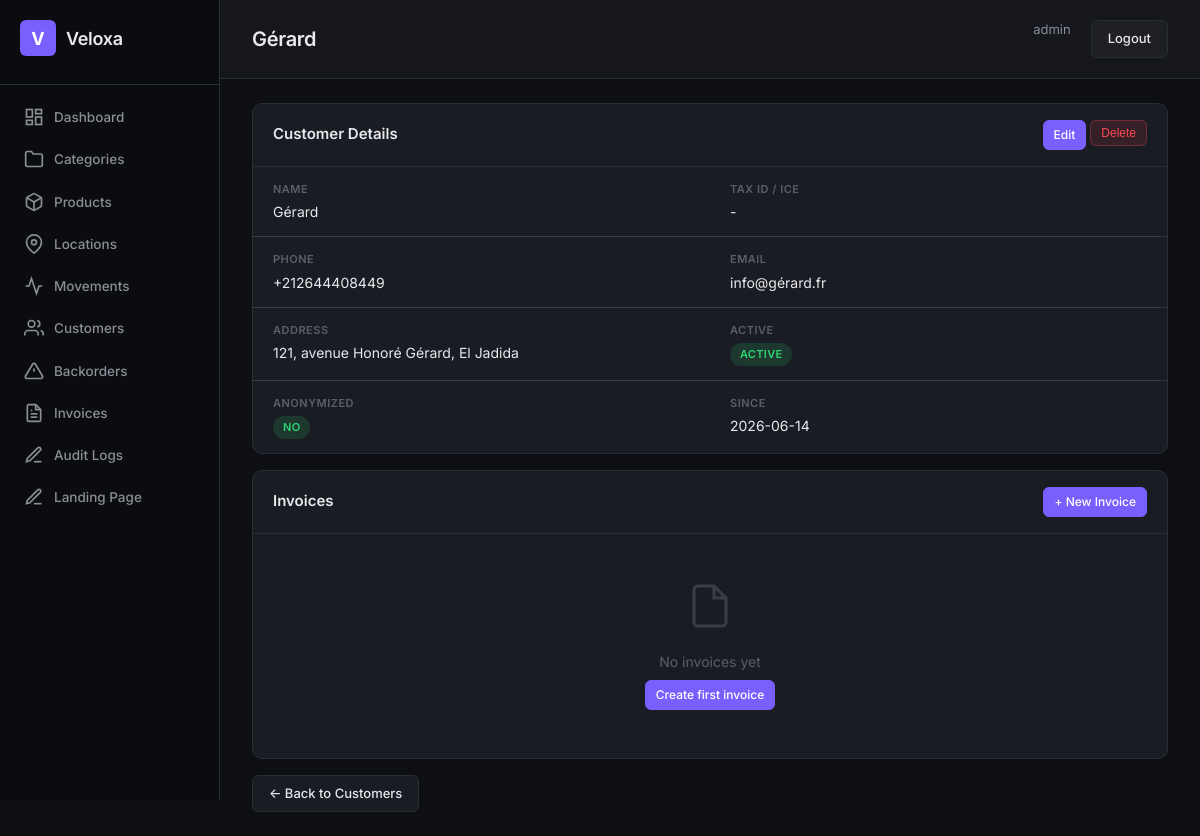
The app's page /customers/272/ (signed in) with its own data.
### apps/crm/models.py (models this page shows, shortened)
class Customer(models.Model):
    objects = TenantAwareManager()
    tenant = models.ForeignKey(
        'tenants.Tenant',
        on_delete=models.CASCADE,
        related_name='customers'
    )
    name = models.CharField(max_length=255)
    ice = models.CharField(
        max_length=15,
        blank=True,
        help_text="ICE (Identifiant Commun de l'Entreprise) — exactly 15 digits"
    )
    identifiant_fiscal = models.CharField(
        max_length=30, blank=True,
        help_text="IF (Identifiant Fiscal) for tax reporting"
    )
    taxe_professionnelle = models.CharField(
        max_length=30, blank=True,
        help_text="TP (Taxe Professionnelle) for commercial documentation"
    )
    registre_commerce = models.CharField(
        max_length=30, blank=True,
        help_text="RC (Registre de Commerce) for legal entity verification"
    )
    phone = models.CharField(max_length=20, blank=True)
    email = models.EmailField(blank=True)
    address = models.CharField(max_length=500, blank=True)
    is_active = models.BooleanField(default=True)
    is_anonymized = models.BooleanField(default=False)
    created_at = models.DateTimeField(auto_now_add=True)
    updated_at = models.DateTimeField(auto_now=True)
    metadata = models.JSONField(default=dict, blank=True)
    class Meta:
        db_table = "crm_customer"
        ordering = ["-created_at"]
        unique_together = ('tenant', 'name')
        indexes = [
            models.Index(fields=['tenant', 'name']),
        ]

### apps/accounts/models.py (models this page shows, shortened)
class User(AbstractUser):
    objects = TenantAwareUserManager()
    ROLE_CHOICES = [
        ("super_admin", "Super Admin"),
        ("warehouse_manager", "Warehouse Manager"),
        ("auditor", "Auditor"),
        ("viewer", "Read-Only Viewer"),
    ]
    role = models.CharField(max_length=32, choices=ROLE_CHOICES, default="viewer")
    phone = models.CharField(max_length=20, blank=True)
    tenant = models.ForeignKey(
        "tenants.Tenant", on_delete=models.CASCADE,
        null=True, blank=True, related_name="users",
    )
    class Meta:
        db_table = "accounts_user"
        verbose_name = "User"
        verbose_name_plural = "Users"

### config/views.py (the view)
# urls.py: path("customers/<int:pk>/", views.customer_detail, name="customer-detail"),
@login_required
def customer_detail(request, pk):
    from django.db.models import Sum, Count
    from decimal import Decimal
    from apps.finance.models import Invoice
    customer = get_object_or_404(Customer, pk=pk)
    invoices = Invoice.objects.filter(customer=customer).select_related("created_by").order_by("-created_at")
    invoice_count = invoices.count()
    agg = invoices.aggregate(total=Sum("total"))
    total_revenue = agg["total"] or Decimal("0")
    avg_invoice = (total_revenue / invoice_count).quantize(Decimal("0.01")) if invoice_count else Decimal("0")
    return render(request, "customer_detail.html", {
        "customer": customer,
        "invoices": invoices,
        "invoice_count": invoice_count,
        "total_revenue": total_revenue,
        "avg_invoice": avg_invoice,
    })

### templates/customer_detail.html
{% extends 'base.html' %}{% block title %}{{ customer.name }} — Customers{% endblock %}{% block page_title %}{{ customer.name }}{% endblock %}{% block active %}customers{% endblock %}
{% block content %}
<div class="card"><div class="card-header" style="display:flex;justify-content:space-between;align-items:center"><h2>Customer Details</h2><div class="actions-cell"><a href="{% url 'customer-update' pk=customer.pk %}" class="btn btn-sm btn-primary">Edit</a><form method="post" action="{% url 'customer-delete' pk=customer.pk %}">{% csrf_token %}<button class="btn btn-sm btn-danger">Delete</button></form></div></div><div class="card-body"><div class="detail-grid">
  <div class="detail-field"><div class="detail-label">Name</div><div class="detail-value">{{ customer.name }}</div></div>
  <div class="detail-field"><div class="detail-label">Tax ID / ICE</div><div class="detail-value">{{ customer.tax_id|default:"-" }}</div></div>
  <div class="detail-field"><div class="detail-label">Phone</div><div class="detail-value">{{ customer.phone|default:"-" }}</div></div>
  <div class="detail-field"><div class="detail-label">Email</div><div class="detail-value">{{ customer.email|default:"-" }}</div></div>
  <div class="detail-field"><div class="detail-label">Address</div><div class="detail-value">{{ customer.address|default:"-" }}</div></div>
  <div class="detail-field"><div class="detail-label">Active</div><div class="detail-value">{% if customer.is_active %}<span class="badge badge-success">Active</span>{% else %}<span class="badge badge-muted">Inactive</span>{% endif %}</div></div>
  <div class="detail-field"><div class="detail-label">Anonymized</div><div class="detail-value">{% if customer.is_anonymized %}<span class="badge badge-muted">Yes</span>{% else %}<span class="badge badge-success">No</span>{% endif %}</div></div>
  <div class="detail-field"><div class="detail-label">Since</div><div class="detail-value">{{ customer.created_at|date:"Y-m-d" }}</div></div>
</div></div></div>
<div class="card mt-2">
  <div class="card-header" style="display:flex;justify-content:space-between;align-items:center">
    <h2>Invoices</h2>
    <a href="{% url 'invoice-create' %}" class="btn btn-sm btn-primary">+ New Invoice</a>
  </div>
  <div class="card-body">
    {% if invoice_count %}
    <div style="display:grid;grid-template-columns:repeat(3,1fr);gap:0;border-bottom:1px solid var(--border)">
      <div style="padding:18px 20px;border-right:1px solid var(--border)">
        <div class="stat-label">Total Invoices</div>
        <div class="stat-value">{{ invoice_count }}</div>
      </div>
      <div style="padding:18px 20px;border-right:1px solid var(--border)">
        <div class="stat-label">Total Revenue</div>
        <div class="stat-value text-success">{{ total_revenue }} <span style="font-size:14px;font-weight:500">MAD</span></div>
      </div>
      <div style="padding:18px 20px">
        <div class="stat-label">Avg. Invoice</div>
        <div class="stat-value text-info">{{ avg_invoice }} <span style="font-size:14px;font-weight:500">MAD</span></div>
      </div>
    </div>
    <table class="table">
      <thead>
        <tr>
          <th>Invoice Ref</th>
          <th>Order Ref</th>
          <th style="text-align:right">Total</th>
          <th>Source</th>
          <th>Created By</th>
          <th>Date</th>
          <th style="text-align:right">Action</th>
        </tr>
      </thead>
      <tbody>
      {% for inv in invoices %}
        <tr>
          <td><code>{{ inv.invoice_ref }}</code></td>
          <td class="cell-mono">{{ inv.order_ref }}</td>
          <td style="text-align:right;font-weight:600;color:var(--text-primary)">{{ inv.total }} <span style="font-size:11px;color:var(--text-muted)">MAD</span></td>
          <td>
            {% if inv.source == 'pos' %}<span class="badge badge-info">POS</span>
            {% elif inv.source == 'api' %}<span class="badge badge-success">API</span>
            {% elif inv.source == 'web' %}<span class="badge badge-warning">WEB</span>
            {% else %}<span class="badge badge-muted">{{ inv.source }}</span>{% endif %}
          </td>
          <td style="color:var(--text-secondary)">{{ inv.created_by.username }}</td>
          <td style="color:var(--text-secondary)">{{ inv.created_at|date:"d M Y" }}</td>
          <td style="text-align:right"><a href="{% url 'invoice-detail' pk=inv.pk %}" class="btn btn-sm">View</a></td>
        </tr>
      {% endfor %}
      </tbody>
    </table>
    {% else %}
    <div style="text-align:center;padding:48px 20px">
      <svg width="48" height="48" viewBox="0 0 24 24" fill="none" stroke="var(--text-muted)" stroke-width="1.5" style="margin-bottom:16px;opacity:.5"><path d="M14 2H6a2 2 0 0 0-2 2v16a2 2 0 0 0 2 2h12a2 2 0 0 0 2-2V8z"/><polyline points="14 2 14 8 20 8"/></svg>
      <div style="color:var(--text-muted);font-size:14px;margin-bottom:8px">No invoices yet</div>
      <a href="{% url 'invoice-create' %}" class="btn btn-primary btn-sm">Create first invoice</a>
    </div>
    {% endif %}
  </div>
</div>
<a href="{% url 'customer-list' %}" class="btn mt-2">&larr; Back to Customers</a>
{% endblock %}

### templates/base.html (shortened to what this page needs)
{% load static %}
<!DOCTYPE html>
<html lang="en">
<head>
  <link rel="stylesheet" href="{% static 'css/style.css' %}">
</head>
<body>
  <div class="layout">
    <aside class="sidebar">
      <div class="sidebar-brand">
        <div class="brand-icon">V</div>
        <span class="brand-text">Veloxa</span>
      </div>
      <nav class="sidebar-nav">
        <a href="{% url 'dashboard' %}" class="nav-item {% if active == 'dashboard' %}active{% endif %}">
          <svg width="20" height="20" viewBox="0 0 24 24" fill="none" stroke="currentColor" stroke-width="2"><rect x="3" y="3" width="7" height="9"/><rect x="14" y="3" width="7" height="5"/><rect x="14" y="12" width="7" height="9"/><rect x="3" y="16" width="7" height="5"/></svg>
          Dashboard
        </a>
        <a href="{% url 'category-list' %}" class="nav-item {% if active == 'categories' %}active{% endif %}">
          <svg width="20" height="20" viewBox="0 0 24 24" fill="none" stroke="currentColor" stroke-width="2"><path d="M22 19a2 2 0 0 1-2 2H4a2 2 0 0 1-2-2V5a2 2 0 0 1 2-2h5l2 3h9a2 2 0 0 1 2 2z"/></svg>
          Categories
        </a>
        <a href="{% url 'product-list' %}" class="nav-item {% if active == 'products' %}active{% endif %}">
          Products
        </a>
        <a href="{% url 'location-list' %}" class="nav-item {% if active == 'locations' %}active{% endif %}">
          <svg width="20" height="20" viewBox="0 0 24 24" fill="none" stroke="currentColor" stroke-width="2"><path d="M21 10c0 7-9 13-9 13s-9-6-9-13a9 9 0 0 1 18 0z"/><circle cx="12" cy="10" r="3"/></svg>
          Locations
        </a>
        <a href="{% url 'movement-list' %}" class="nav-item {% if active == 'movements' %}active{% endif %}">
          <svg width="20" height="20" viewBox="0 0 24 24" fill="none" stroke="currentColor" stroke-width="2"><polyline points="22 12 18 12 15 21 9 3 6 12 2 12"/></svg>
          Movements
        </a>
        <a href="{% url 'customer-list' %}" class="nav-item {% if active == 'customers' %}active{% endif %}">
          <svg width="20" height="20" viewBox="0 0 24 24" fill="none" stroke="currentColor" stroke-width="2"><path d="M17 21v-2a4 4 0 0 0-4-4H5a4 4 0 0 0-4 4v2"/><circle cx="9" cy="7" r="4"/><path d="M23 21v-2a4 4 0 0 0-3-3.87"/><path d="M16 3.13a4 4 0 0 1 0 7.75"/></svg>
          Customers
        </a>
        <a href="{% url 'backorder-list' %}" class="nav-item {% if active == 'backorders' %}active{% endif %}">
          <svg width="20" height="20" viewBox="0 0 24 24" fill="none" stroke="currentColor" stroke-width="2"><path d="M10.29 3.86L1.82 18a2 2 0 0 0 1.71 3h16.94a2 2 0 0 0 1.71-3L13.71 3.86a2 2 0 0 0-3.42 0z"/><line x1="12" y1="9" x2="12" y2="13"/><line x1="12" y1="17" x2="12.01" y2="17"/></svg>
          Backorders
        </a>
        <a href="{% url 'invoice-list' %}" class="nav-item {% if active == 'invoices' %}active{% endif %}">
          <svg width="20" height="20" viewBox="0 0 24 24" fill="none" stroke="currentColor" stroke-width="2"><path d="M14 2H6a2 2 0 0 0-2 2v16a2 2 0 0 0 2 2h12a2 2 0 0 0 2-2V8z"/><polyline points="14 2 14 8 20 8"/><line x1="16" y1="13" x2="8" y2="13"/><line x1="16" y1="17" x2="8" y2="17"/><polyline points="10 9 9 9 8 9"/></svg>
          Invoices
        </a>
        <a href="{% url 'audit-log-list' %}" class="nav-item {% if active == 'audit' %}active{% endif %}">
          <svg width="20" height="20" viewBox="0 0 24 24" fill="none" stroke="currentColor" stroke-width="2"><path d="M12 20h9"/><path d="M16.5 3.5a2.121 2.121 0 0 1 3 3L7 19l-4 1 1-4L16.5 3.5z"/></svg>
          Audit Logs
        </a>
        <a href="{% url 'landing-manage' %}" class="nav-item {% if active == 'landing' %}active{% endif %}">
          <svg width="20" height="20" viewBox="0 0 24 24" fill="none" stroke="currentColor" stroke-width="2"><path d="M12 20h9"/><path d="M16.5 3.5a2.121 2.121 0 0 1 3 3L7 19l-4 1 1-4L16.5 3.5z"/></svg>
          Landing Page
        </a>
      </nav>
    </aside>
    <main class="main">
      <header class="topbar">
        <h1 class="page-title">{% block page_title %}Dashboard{% endblock %}</h1>
        <div class="topbar-right">
          <a href="{% url 'profile' %}" style="color:var(--text-secondary);font-size:13px;margin-right:12px;text-decoration:none">{{ request.user.username }}</a>
          <a href="{% url 'logout' %}" class="btn btn-glass">Logout</a>
        </div>
      </header>
      <div class="content">
        {% block content %}{% endblock %}
      </div>
    </main>
  </div>
</body>
</html>

### records on screen
Customer: name "Gérard", phone "+212644408449", email "info@gérard.fr", address "121, avenue Honoré Gérard, El Jadida", created_at "2026-06-14"
User: user.username "admin"

### other values on screen
{{ customer.tax_id|default:"-" }} "-"
